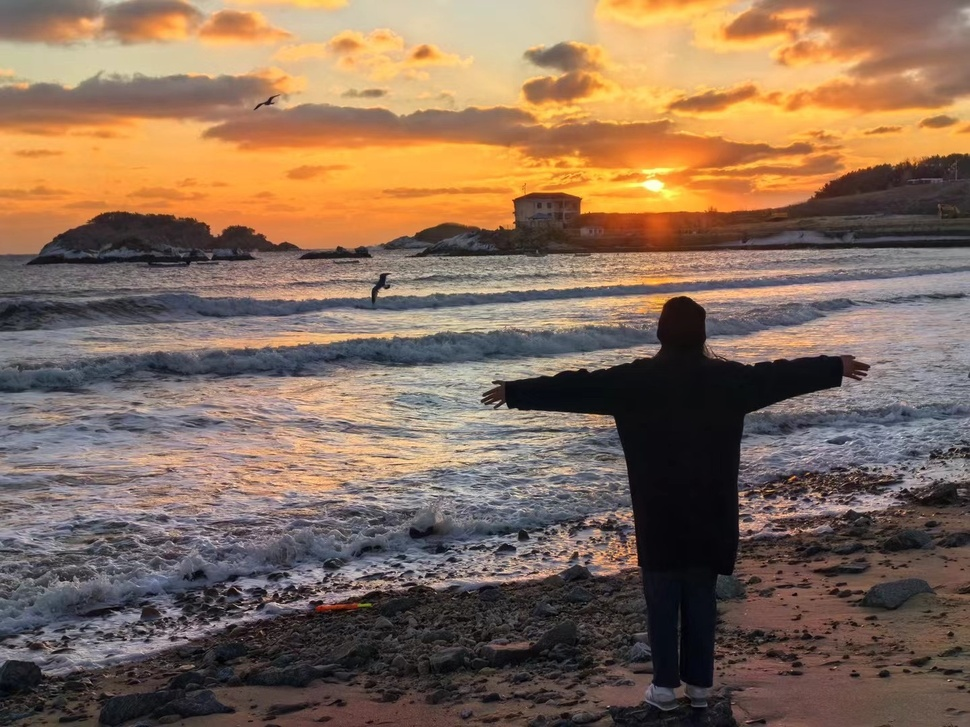
#> input picture 数据处理/matpoltlib/test.jpeg, 970 x 727 px, shrunk from 1440 x 1080 before the run
$ python 15-test.py
#> lines starting #> are read from the running program, lines starting #| are printed output that depends on the picture
import cv2
import matplotlib.pyplot as plt
import numpy as np

img1 = cv2.imread('test.jpeg')
#> img1 is the input picture: shape (727, 970, 3); mean B, G, R 89.3, 108.2, 133.6
img1 = cv2.cvtColor(img1, cv2.COLOR_BGR2GRAY)
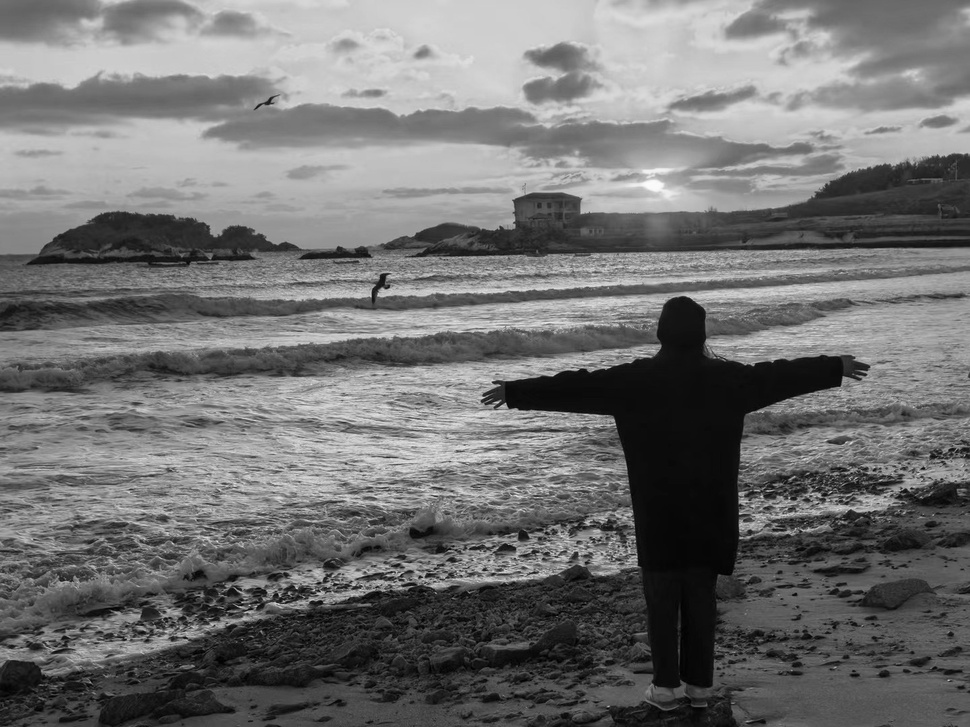
#> img1: shape (727, 970); min 0, max 252, mean 113.7
# 上下翻转图像
img = img1[::-1]
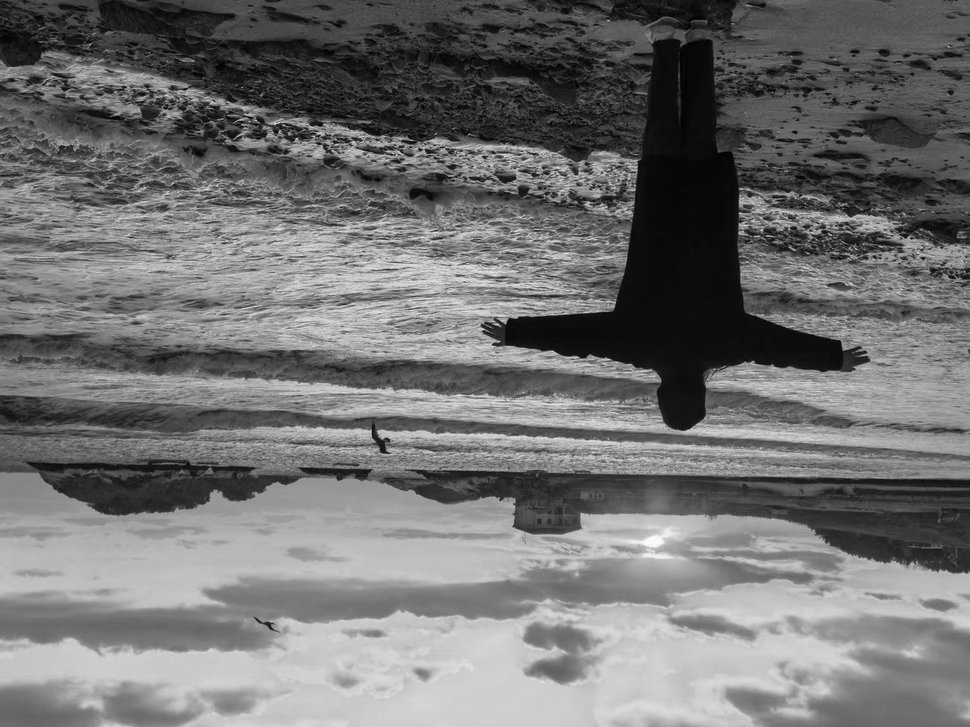
#> img: shape (727, 970); min 0, max 252, mean 113.7
plt.figure('picture1')
plt.imshow(img, cmap='gray')

plt.figure('picture2')
plt.imshow(img1, cmap='jet', origin='upper')
plt.colorbar()

plt.figure('3D')
x = np.arange(img.shape[1])
#> x = 970 values from 0 to 969
y = np.arange(img.shape[0])
#> y = 727 values from 0 to 726
x, y = np.meshgrid(x, y)
ax3d = plt.axes(projection='3d')
ax3d.set_xlabel('x')
ax3d.set_ylabel('y')
ax3d.set_zlabel('z')
ax3d.plot_wireframe(x, y, img)
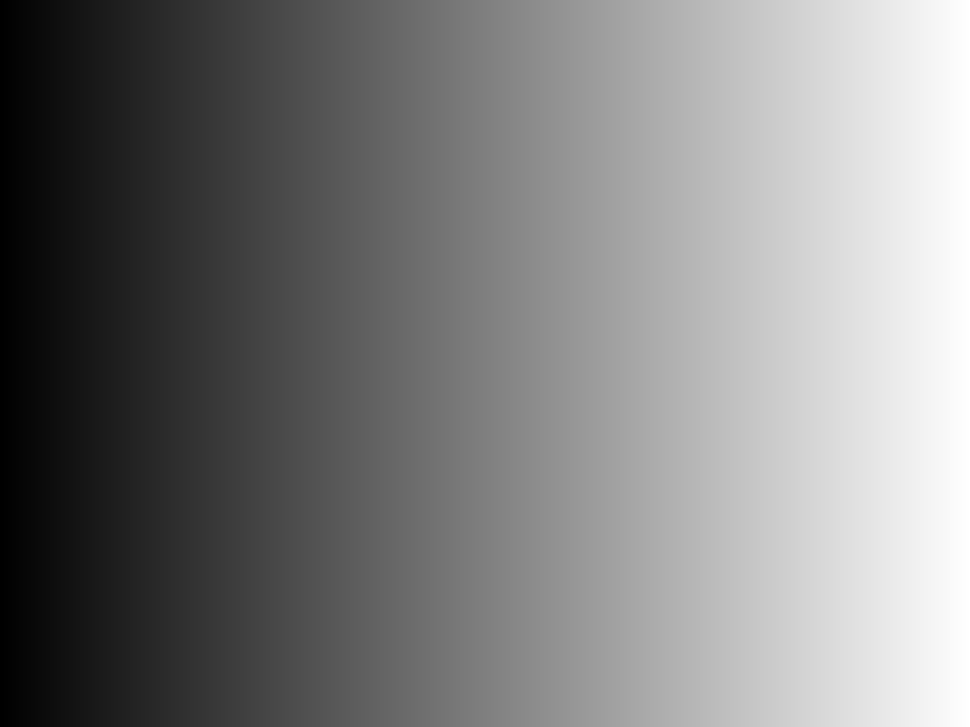
#> x: shape (727, 970) int64; min 0, max 969, mean 484.5; drawn with min black and max white

# 显示
plt.show()
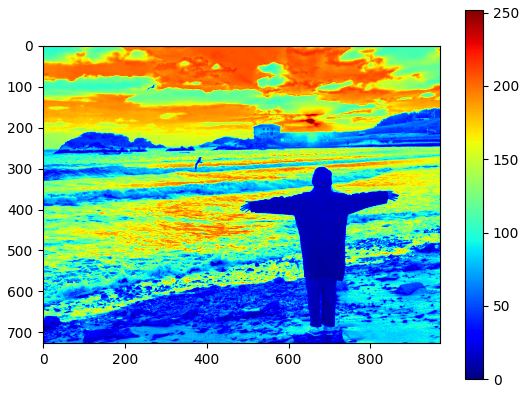
#> figure drawn by matplotlib, 2 panels
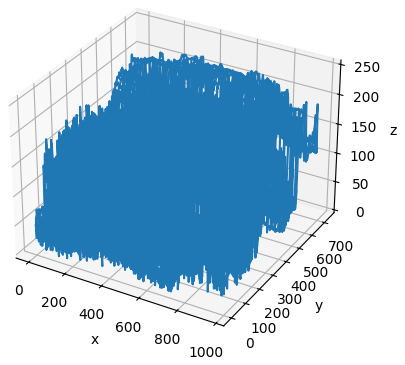
#> figure drawn by matplotlib, 1 panel
